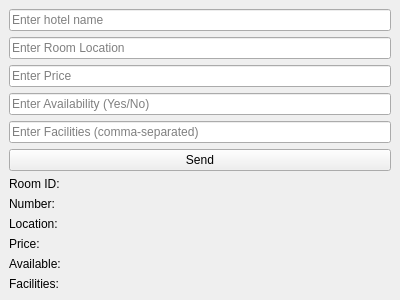
<?xml version="1.0" encoding="UTF-8"?>
<ui version="4.0">
 <class>ClientGUI</class>
 <widget class="QMainWindow" name="ClientGUI">
  <property name="geometry">
   <rect>
    <x>0</x>
    <y>0</y>
    <width>400</width>
    <height>300</height>
   </rect>
  </property>
  <widget class="QWidget" name="centralwidget">
   <layout class="QVBoxLayout" name="verticalLayout">
    <!-- Input for Room ID -->
    <item>
     <widget class="QLineEdit" name="hotelName">
      <property name="placeholderText">
       <string>Enter hotel name</string>
      </property>
     </widget>
    </item>
    
    <!-- Input for Location -->
    <item>
     <widget class="QLineEdit" name="roomLocationInput">
      <property name="placeholderText">
       <string>Enter Room Location</string>
      </property>
     </widget>
    </item>
    
    <!-- Input for Price -->
    <item>
     <widget class="QLineEdit" name="roomPriceInput">
      <property name="placeholderText">
       <string>Enter Price</string>
      </property>
     </widget>
    </item>
    
    <!-- Input for Availability -->
    <item>
     <widget class="QLineEdit" name="roomAvailabilityInput">
      <property name="placeholderText">
       <string>Enter Availability (Yes/No)</string>
      </property>
     </widget>
    </item>
    
    <!-- Input for Facilities -->
    <item>
     <widget class="QLineEdit" name="roomFacilitiesInput">
      <property name="placeholderText">
       <string>Enter Facilities (comma-separated)</string>
      </property>
     </widget>
    </item>
    
    <!-- Send Button -->
    <item>
     <widget class="QPushButton" name="sendButton">
      <property name="text">
       <string>Send</string>
      </property>
     </widget>
    </item>
    
    <!-- Output Fields (QLabels) -->
    <item>
     <widget class="QLabel" name="roomIdLabel">
      <property name="text">
       <string>Room ID: </string>
      </property>
     </widget>
    </item>
    <item>
     <widget class="QLabel" name="roomNumberLabel">
      <property name="text">
       <string>Number: </string>
      </property>
     </widget>
    </item>
    <item>
     <widget class="QLabel" name="roomLocationLabel">
      <property name="text">
       <string>Location: </string>
      </property>
     </widget>
    </item>
    <item>
     <widget class="QLabel" name="roomPriceLabel">
      <property name="text">
       <string>Price: </string>
      </property>
     </widget>
    </item>
    <item>
     <widget class="QLabel" name="roomAvailabilityLabel">
      <property name="text">
       <string>Available: </string>
      </property>
     </widget>
    </item>
    <item>
     <widget class="QLabel" name="roomFacilitiesLabel">
      <property name="text">
       <string>Facilities: </string>
      </property>
     </widget>
    </item>
   </layout>
  </widget>
 </widget>
 <resources/>
 <connections/>
</ui>
